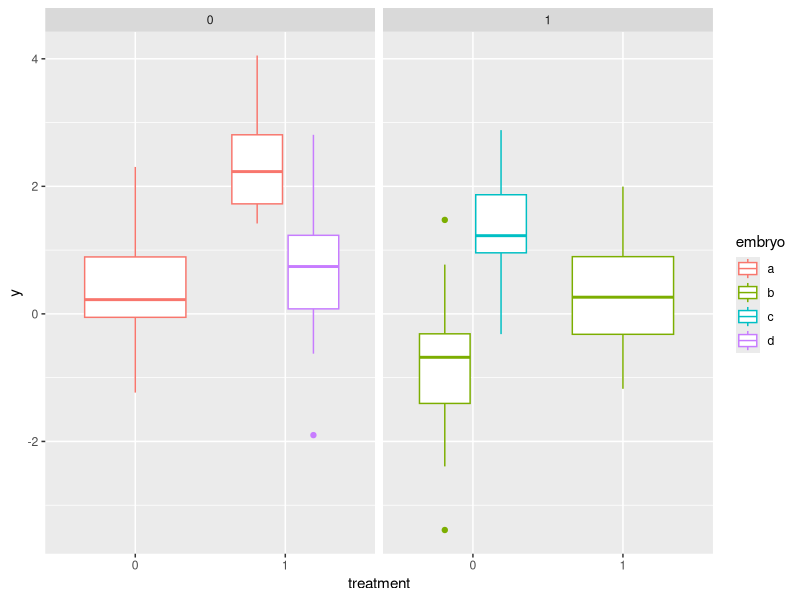
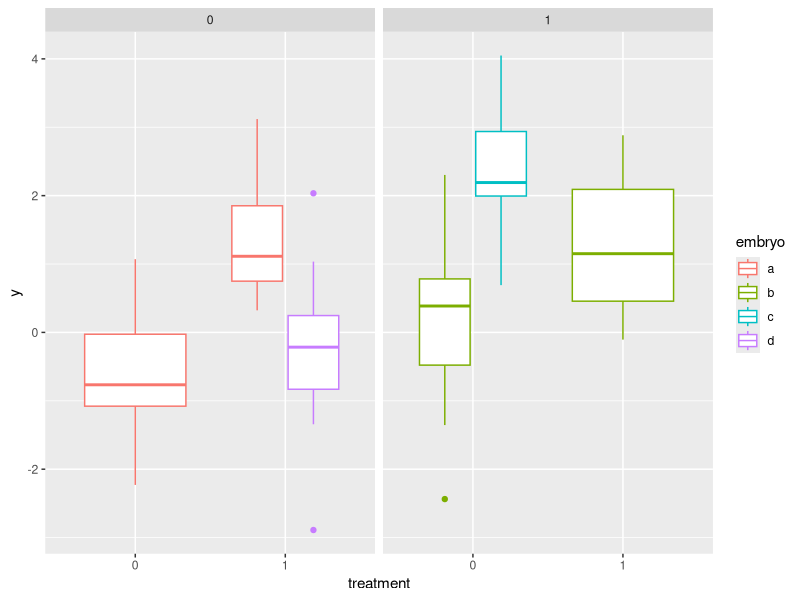
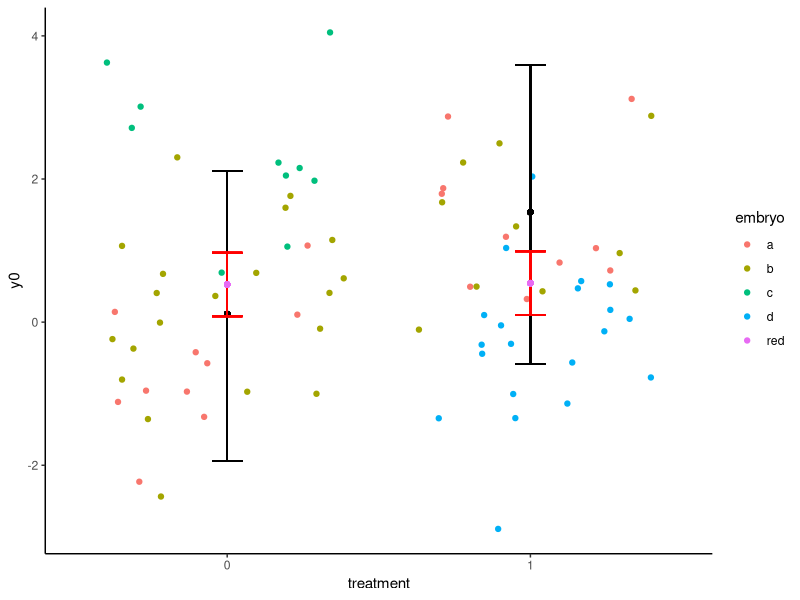

Source code (R) for these figures, in order:
## ---- chunk 1
knitr::opts_chunk$set(echo = TRUE, message = FALSE, warning = FALSE)
## ---- chunk 2
library(lme4)
library(lmerTest)
library(ggplot2)

set.seed(1)
n <- 2  # a multiplier to control samples size (n was a bad choice of name!)

## ---- chunk 3
mean.treatment.effect <- 1.5
sd.treatment <- sd.control <- 1
random.embryo.effect <- scale(c(0, -1, 1, -0.5))
random.mother.effect <- 0

df <- data.frame(embryo = factor(c(rep("a", n*10),
                                   rep("b", n*15), rep("c", n*5), rep("d", n*10))),
                 mother = factor(c(rep(0, n*10), rep(1, n*20), rep(0, n*10))),
                 treatment = factor(c(rep(0, n*5), rep(1, n*10), rep(0, n*15), rep(1, n*10))),
                 ranef.em = c(rnorm(n*10, random.embryo.effect[1L], 0.1),
                               rnorm(n*15, random.embryo.effect[2L], 0.1),
                               rnorm(n*5,  random.embryo.effect[3L], 0.1),
                               rnorm(n*10, random.embryo.effect[4L], 0.1)),
                 ranef.mo = c(rnorm(n*10, random.mother.effect, 0.1),
                               rnorm(n*20, 0, 0.1),
                               rnorm(n*10, random.mother.effect, 0.1)))


y0 = c(rnorm(n*5, 0, sd.control),
      rnorm(n*10, mean.treatment.effect, sd.treatment),
      rnorm(n*15, 0, sd.control),
      rnorm(n*10, mean.treatment.effect, sd.treatment))

df$y <- y0 + df$ranef.em + df$ranef.mo

ggplot(df, aes(x = treatment, y = y, colour = embryo)) + 
  geom_boxplot() +
  facet_wrap(~mother)

xtabs(~ embryo + treatment, df)

## ---- chunk 4
summary(m1 <- lm(y ~ treatment, df))
## ---- chunk 5
(m2 <- lmer(y ~ treatment + (1|mother/embryo), df))
## ---- chunk 6
k1 <- data.frame(ranef(m2)$embryo, random.embryo.effect)
names(k1) = c("estimated", "true")
k2 <- data.frame(ranef(m2)$mother, random.mother.effect)
names(k2) = c("estimated", "true")
print(k1)
print(k2)
## ---- chunk 7

random.mother.effect <- c(-1, 1)

df$ranef.mo <- c(rnorm(n*10, random.mother.effect[1L], 0.1),
                 rnorm(n*20, random.mother.effect[2L], 0.1),
                 rnorm(n*10, random.mother.effect[1L], 0.1))

df$y <- y0 + df$ranef.em + df$ranef.mo

ggplot(df, aes(x = treatment, y = y, colour = embryo)) + 
  geom_boxplot() +
  facet_wrap(~mother)

## ---- chunk 8
(m2 <- lmer(y ~ treatment + (1|mother/embryo), df))

## ---- chunk 9
k1 <- data.frame(ranef(m2)$embryo, random.embryo.effect)
names(k1) = c("estimated", "true")
k2 <- data.frame(ranef(m2)$mother, random.mother.effect)
names(k2) = c("estimated", "true")
print(k1)
print(k2)
## ---- chunk 10
anova(m1 <- lm(y ~ treatment, df))
anova(m2)
## ---- chunk 11
nsim = 500
df.new <- df

bootfit <- bootMer(m2, FUN=function(x) predict(x, df.new, re.form = NA),
                   nsim = nsim,
                   parallel = "multicore",
                   ncpus = 3L)

df.new$lwr.boot <- apply(bootfit$t, 2, quantile, 0.025)
df.new$upr.boot <- apply(bootfit$t, 2, quantile, 0.975)
df.new$y0 <- apply(bootfit$t, 2, mean)
prd <- predict(m1, interval = "confidence")
df.new <- cbind(df.new, data.frame(prd))
## ---- chunk 12
ggplot(df.new, aes(x = treatment, y = y0)) +
   geom_point(position = position_jitter(), aes(x = treatment, y = y, colour = embryo)) +
  geom_point(position = position_dodge(width = 0.25)) +
     geom_errorbar(position = position_dodge(width = 0.25), aes(ymax=upr.boot, ymin=lwr.boot), width=.1) +
     geom_errorbar(aes(ymax = upr, ymin = lwr), width = 0.1, colour = "red") +
     geom_point(aes(y = fit, colour = "red")) +
  theme(panel.grid.major = element_blank(),
        panel.grid.minor = element_blank(),
        panel.background = element_blank(), 
        axis.line = element_line(colour = "black")) 



boot.effect <- df.new$y0[26]-df.new$y0[1]
glm.effect <- df.new$fit[26]-df.new$fit[1]
